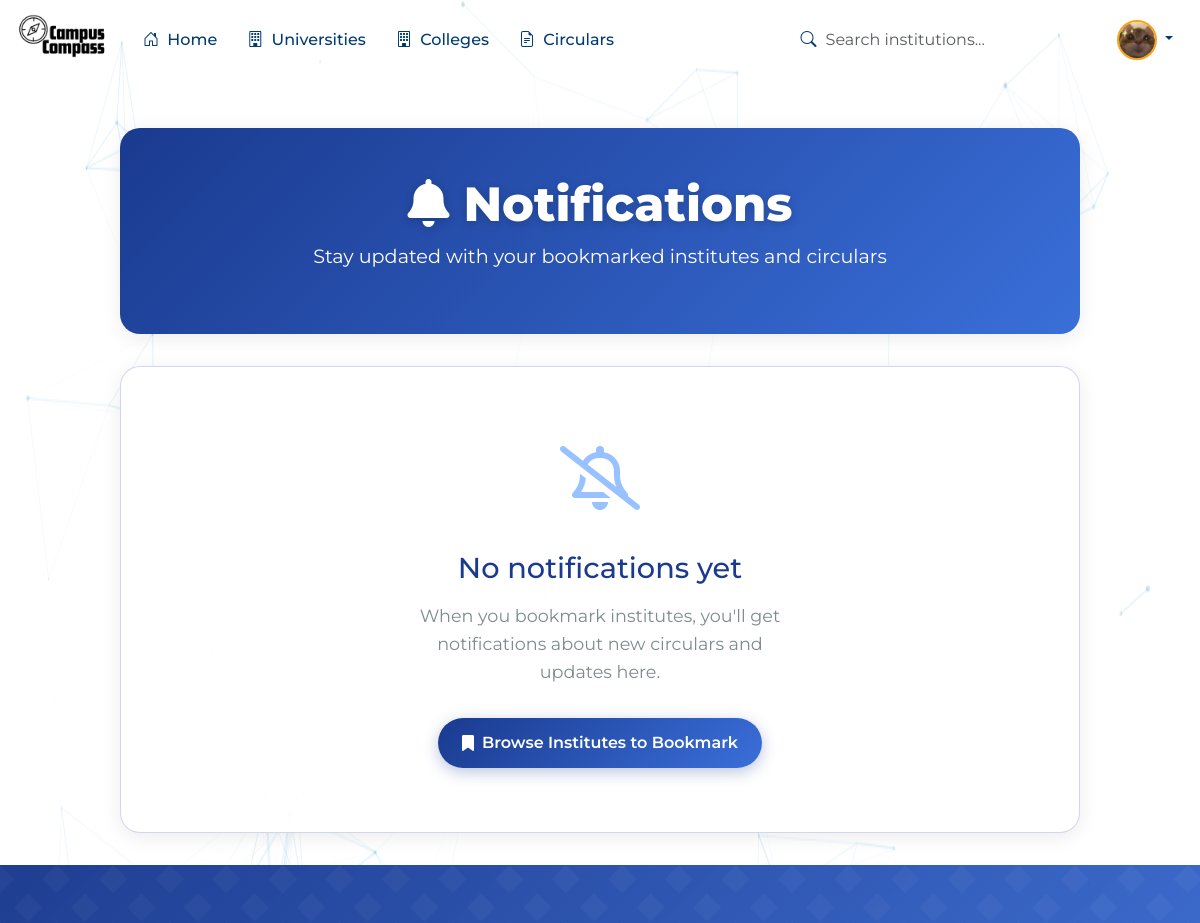
Before: /notifications/ (signed in, upper part) with the older database file.
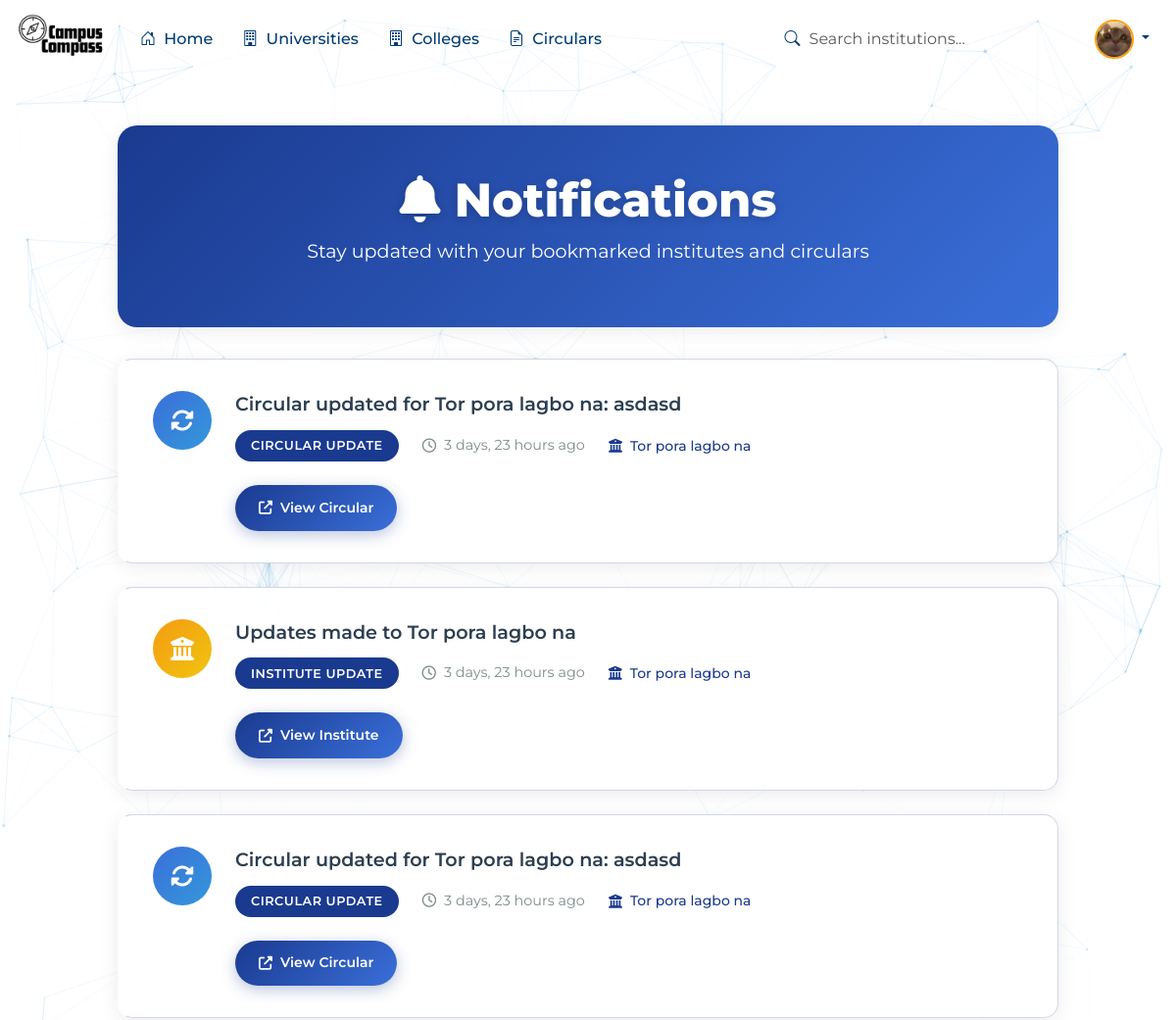
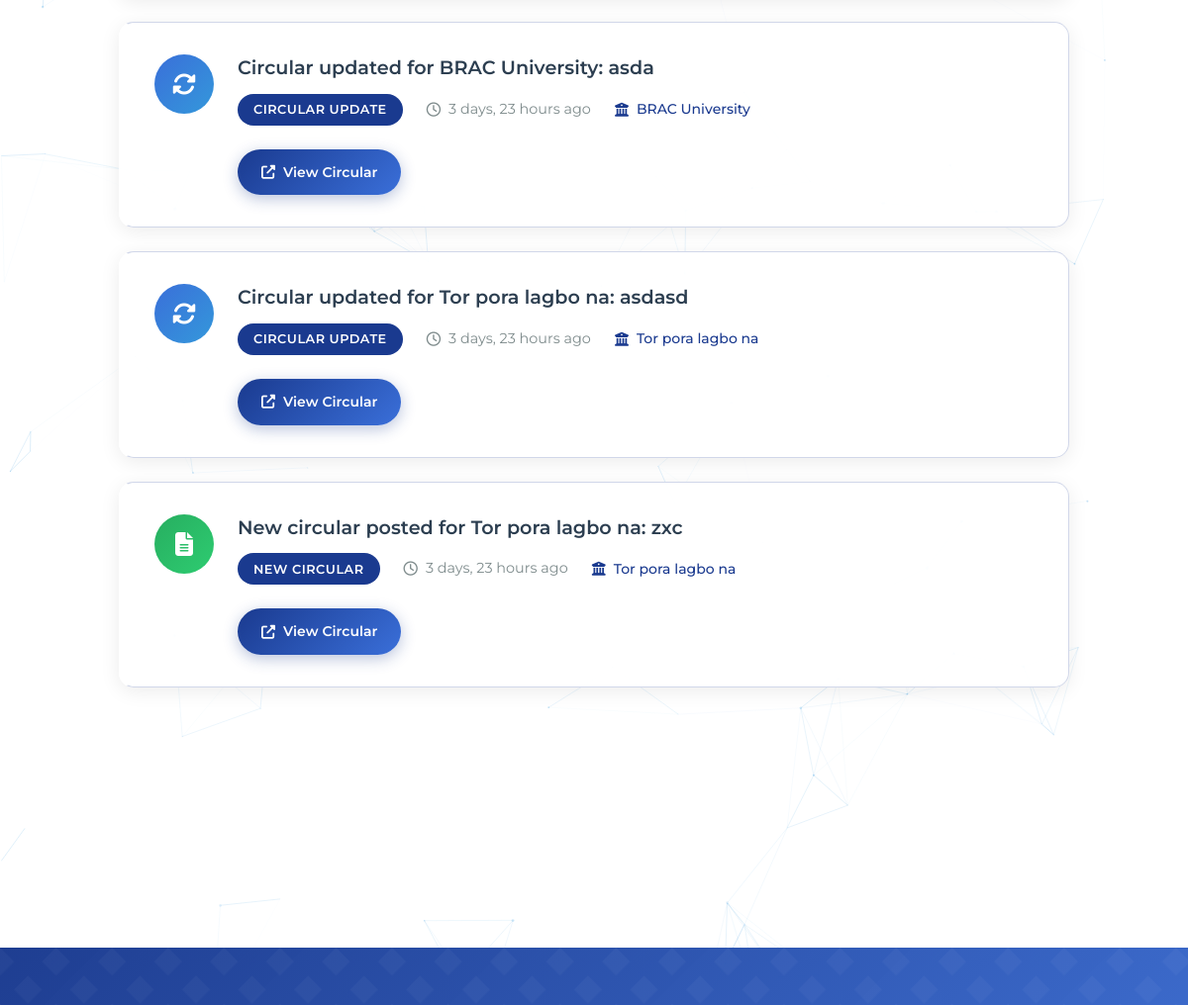
After: the same page with the newer database file (2 pictures, top to bottom).
### CC/models.py (models this page shows, shortened)
class Notification(models.Model):
    user = models.ForeignKey(get_user_model(), on_delete=models.CASCADE)
    institute = models.ForeignKey(InstituteInfo, on_delete=models.CASCADE, null=True, blank=True)
    circular = models.ForeignKey(Circular, on_delete=models.CASCADE, null=True, blank=True)
    message = models.TextField()
    notification_type = models.CharField(max_length=50, choices=[
        ('new_circular', 'New Circular'),
        ('institute_update', 'Institute Update'),
        ('circular_update', 'Circular Update')
    ])
    is_read = models.BooleanField(default=False)
    created_at = models.DateTimeField(auto_now_add=True)
    class Meta:
        ordering = ['-created_at']
        verbose_name_plural = "Notifications"

class InstituteInfo(models.Model):
    title = models.CharField(max_length=100)
    category = models.ForeignKey(Category, on_delete=models.CASCADE)
    description = models.TextField()
    location = models.CharField(max_length=100)
    rank = models.CharField(max_length=100)
    department = models.CharField(max_length=100)
    contact = models.TextField()
    status_choices = (
        ('Closed', 'Closed'),
        ('Apply', 'Apply')
    )
    status = models.CharField(max_length=50, choices=status_choices, default='Closed')

### CC/views.py (the view)
# urls.py: path('notifications/', CC_views.notifications_view, name='notifications'),
@login_required
def notifications_view(request):
    notifications = Notification.objects.filter(user=request.user).select_related('institute', 'circular')
    unread_count = notifications.filter(is_read=False).count()
    if request.method == 'GET':
        unread_notifications = notifications.filter(is_read=False)
        unread_notifications.update(is_read=True)
        unread_count = 0
    return render(request, 'CC/notifications.html', {
        'notifications': notifications,
        'unread_count': unread_count
    })

### Template/CC/notifications.html (shortened to what this page needs)
{% extends 'base.html' %}
{% load static %}
{% block content %}
<link href="https://cdnjs.cloudflare.com/ajax/libs/animate.css/4.1.1/animate.min.css" rel="stylesheet">
<link rel="stylesheet" href="https://cdnjs.cloudflare.com/ajax/libs/font-awesome/6.4.0/css/all.min.css">
<div id="particles-js"></div>
<div class="notifications-container">
    <div class="notifications-header">
        <div class="header-overlay" id="header-overlay"></div>
        <h1 class="notifications-title">
            <i class="fas fa-bell"></i> Notifications
        </h1>
        <p class="notifications-subtitle">
            Stay updated with your bookmarked institutes and circulars
        </p>
    </div>
    {% if notifications %}
        <div class="notifications-list">
            {% for notification in notifications %}
            <div class="notification-item {% if not notification.is_read %}unread{% else %}read{% endif %}"
                 id="notification-{{ notification.id }}"
                 data-notification-id="{{ notification.id }}">
                <div class="notification-content">
                    <div class="notification-icon icon-{{ notification.notification_type }}">
                        {% if notification.notification_type == 'new_circular' %}
                        <i class="fas fa-file-alt"></i>
                        {% elif notification.notification_type == 'institute_update' %}
                        <i class="fas fa-university"></i>
                        {% else %}
                        <i class="fas fa-sync-alt"></i>
                        {% endif %}
                    </div>
                    <div class="notification-details">
                        <div class="notification-message">
                            {{ notification.message }}
                        </div>
                        <div class="notification-meta">
                            <span class="notification-type">
                                {{ notification.get_notification_type_display }}
                            </span>
                            <span class="notification-time">
                                <i class="far fa-clock"></i> {{ notification.created_at|timesince }} ago
                            </span>
                            {% if notification.institute %}
                            <span class="notification-institute">
                                <i class="fas fa-university"></i> {{ notification.institute.title }}
                            </span>
                            {% endif %}
                        </div>
                        <div class="notification-action">
                            {% if notification.circular %}
                            <a href="{% url 'circulars' %}#circular-{{ notification.circular.id }}"
                               class="action-btn">
                                <i class="fas fa-external-link-alt"></i> View Circular
                            </a>
                            {% elif notification.institute %}
                            <a href="{% url 'institute_detail' notification.institute.id %}"
                               class="action-btn">
                                <i class="fas fa-external-link-alt"></i> View Institute
                            </a>
                            {% endif %}
                        </div>
                    </div>
                </div>
            </div>
            {% endfor %}
        </div>
    {% else %}
        <div class="empty-state">
            <div class="empty-state-icon">
                <i class="far fa-bell-slash"></i>
            </div>
            <h3>No notifications yet</h3>
            <p>When you bookmark institutes, you'll get notifications about new circulars and updates here.</p>
            <a href="{% url 'Universities' %}" class="action-btn">
                <i class="fas fa-bookmark"></i> Browse Institutes to Bookmark
            </a>
        </div>
    {% endif %}
</div>
{% endblock %}

Changed rows visible on the page:
added Notification: message "Circular updated for Tor pora lagbo na: asdasd", notification_type "CIRCULAR UPDATE", created_at "3 days, 23 hours", institute "Tor pora lagbo na"
added Notification: message "Updates made to Tor pora lagbo na", notification_type "INSTITUTE UPDATE", created_at "3 days, 23 hours", institute "Tor pora lagbo na", shows "View Institute"
added Notification: message "Circular updated for Tor pora lagbo na: asdasd", notification_type "CIRCULAR UPDATE", created_at "3 days, 23 hours", institute "Tor pora lagbo na"
added Notification: message "Circular updated for BRAC University: asda", notification_type "CIRCULAR UPDATE", created_at "3 days, 23 hours", institute "BRAC University"
added Notification: message "Circular updated for Tor pora lagbo na: asdasd", notification_type "CIRCULAR UPDATE", created_at "3 days, 23 hours", institute "Tor pora lagbo na"
added Notification: message "New circular posted for Tor pora lagbo na: zxc", notification_type "NEW CIRCULAR", created_at "3 days, 23 hours", institute "Tor pora lagbo na"
Other visible differences:
text no longer shown: "No notifications yet When you bookmark institutes, you'll get notifications about new circulars and updates here. Browse Institutes to Bookmark"
